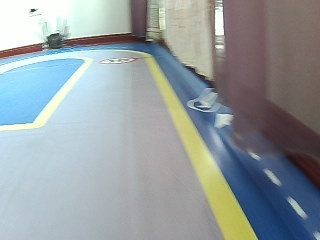
#> input picture 1.jpg, 320 x 240 px
$ jupyter execute --allow-errors test.ipynb
#> lines starting #> are read from the running program, lines starting #| are printed output that depends on the picture; after the words box and inside, x2 and y2 are one past the last pixel; in counts of white or black regions, pixels touching at a corner belong together
[cell 1]
import matplotlib.pyplot as plt
import matplotlib.image as mpimg
import numpy as np
import cv2

#% matplotlib inline
image = cv2.imread('1.jpg')
#> image is the input picture: shape (240, 320, 3); mean B, G, R 159.6, 156.9, 148.5

print('This image is:', type(image), 'with dimensions:', image.shape)
#| This image is: <class 'numpy.ndarray'> with dimensions: (240, 320, 3)
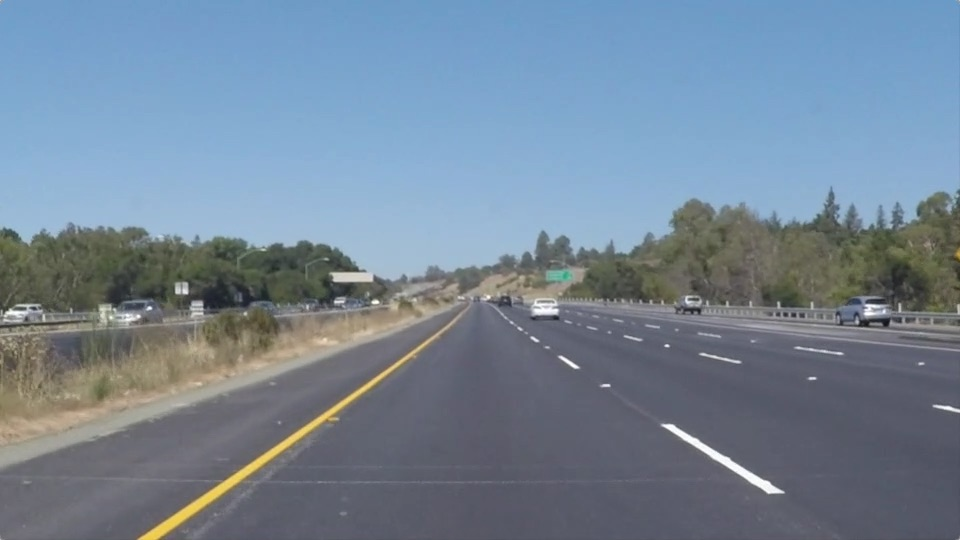
#> input picture line.jpg, 960 x 540 px
#> further down, ini_image is the input picture: shape (540, 960, 3); mean B, G, R 150.8, 133.6, 116.5
import math

[cell 2]
def grayscale(img):
    """
    将图像处理为灰度图像，因为使用cv2read所以要用BGR进行转换

    """
    return cv2.cvtColor(img, cv2.COLOR_BGR2GRAY)
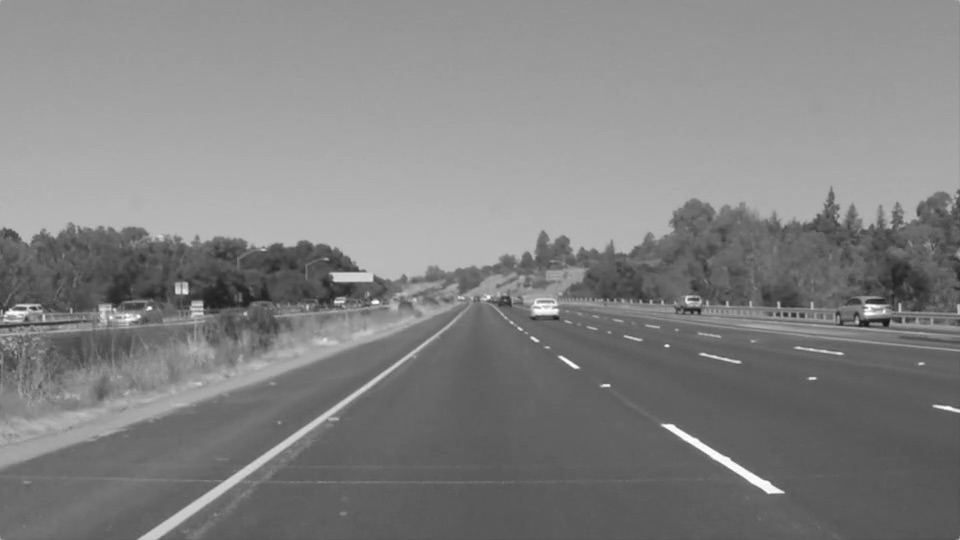
#> returned value: shape (540, 960); min 19, max 255, mean 130.4

def canny(img, low_threshold, high_threshold):#返回image，边缘部分为255，其余为0

#> called with low_threshold = 50, high_threshold = 200
    return cv2.Canny(img, low_threshold, high_threshold)
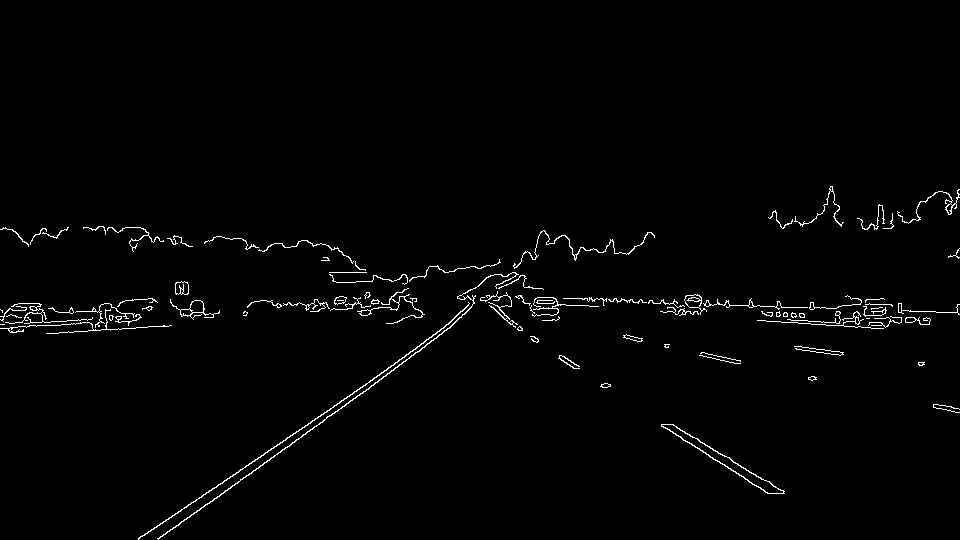
#> returned value: shape (540, 960); 1.4% white in thin lines or dots, all inside (x1, y1, x2, y2) = (0, 186, 960, 540)

def gaussian_blur(img, kernel_size):

    return cv2.GaussianBlur(img, (kernel_size, kernel_size), 0)

# [56 lines left out: functions region_of_interest, draw_lines, hough_lines, not called in this run]


def weighted_img(img, initial_img, α=0.8, β=1., γ=0.):

    return cv2.addWeighted(initial_img, α, img, β, γ)

[cell 3]
ini_image = cv2.imread("line.jpg")
#plt.imshow(ini_image)
#imshape=ini_image.shape()
gray=grayscale(ini_image)
#after灰度处理

kernel_size=5
blur=gaussian_blur(gray, kernel_size)

#after高斯模糊
low_threshold=50
high_threshold=200
edges=canny(blur, low_threshold, high_threshold)

#> (the rest of this cell did not finish here and is left out)
